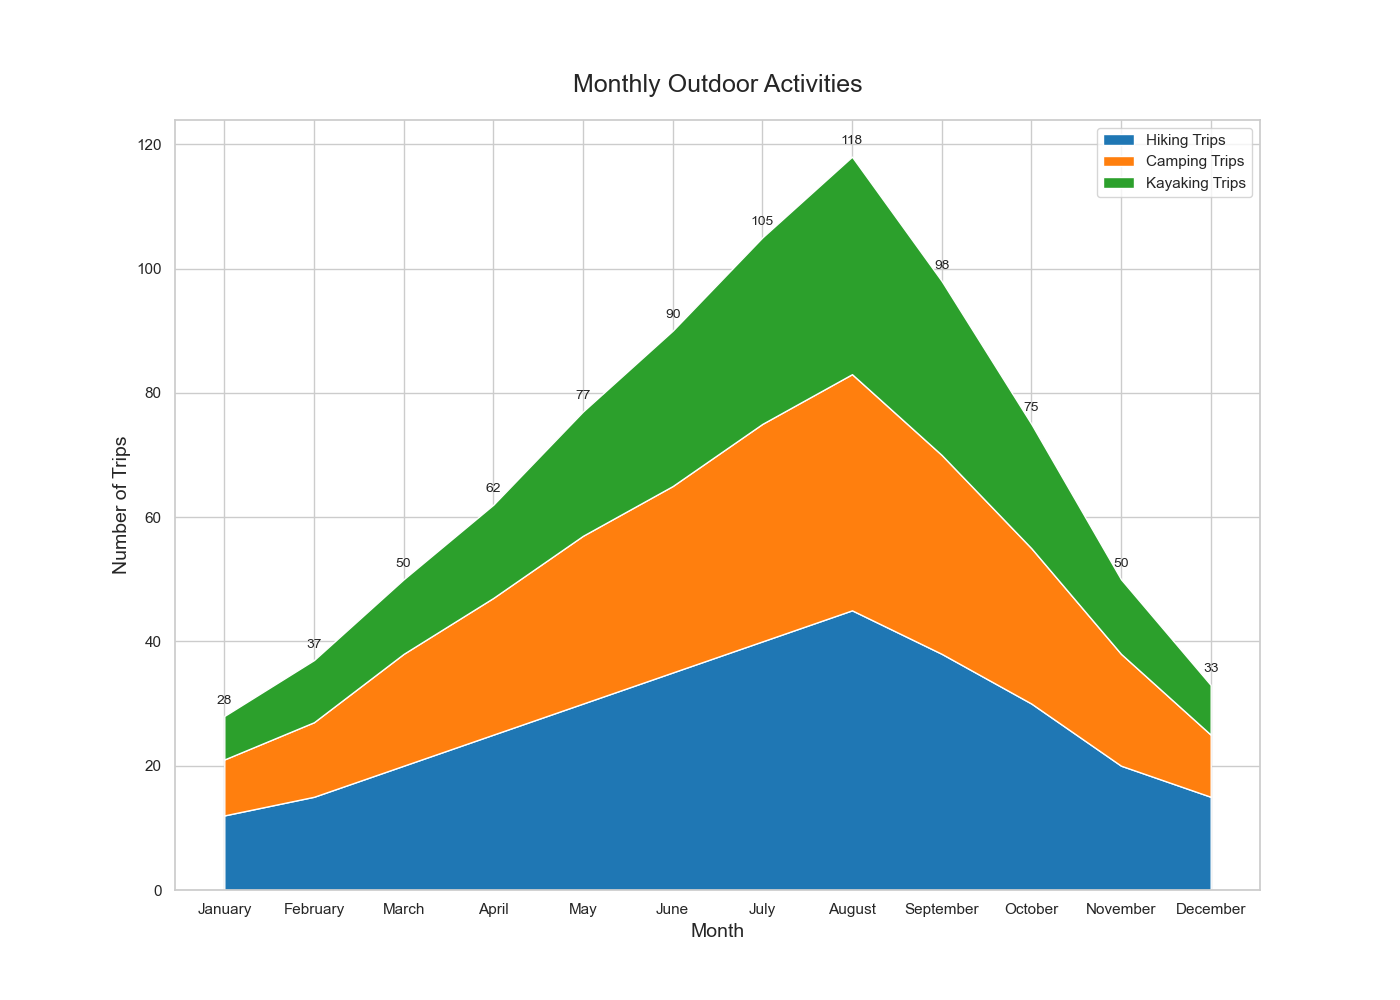

Python code for this plot:

import seaborn as sns
import pandas as pd
import matplotlib.pyplot as plt

# Define the data
data = {
    "Month": ["January", "February", "March", "April", "May", "June", 
              "July", "August", "September", "October", "November", "December"],
    "Hiking Trips": [12, 15, 20, 25, 30, 35, 40, 45, 38, 30, 20, 15],
    "Camping Trips": [9, 12, 18, 22, 27, 30, 35, 38, 32, 25, 18, 10],
    "Kayaking Trips": [7, 10, 12, 15, 20, 25, 30, 35, 28, 20, 12, 8]
}

# Create a DataFrame
df = pd.DataFrame(data)

# Set the index to 'Month'
df.set_index('Month', inplace=True)

# Plot the data
sns.set(style="whitegrid")
plt.figure(figsize=(14, 10))
plt.stackplot(df.index, df["Hiking Trips"], df["Camping Trips"], df["Kayaking Trips"], 
              colors=['#1f77b4', '#ff7f0e', '#2ca02c'], 
              labels=['Hiking Trips', 'Camping Trips', 'Kayaking Trips'])
plt.legend(loc='upper right')
plt.title('Monthly Outdoor Activities', fontsize=18, pad=20)
plt.xlabel('Month', fontsize=14)
plt.ylabel('Number of Trips', fontsize=14)

# Adding Annotations/Labels
for i, row in df.iterrows():
    plt.text(i, row.sum() + 2, str(row.sum()), fontsize=10, horizontalalignment='center')

plt.show()
